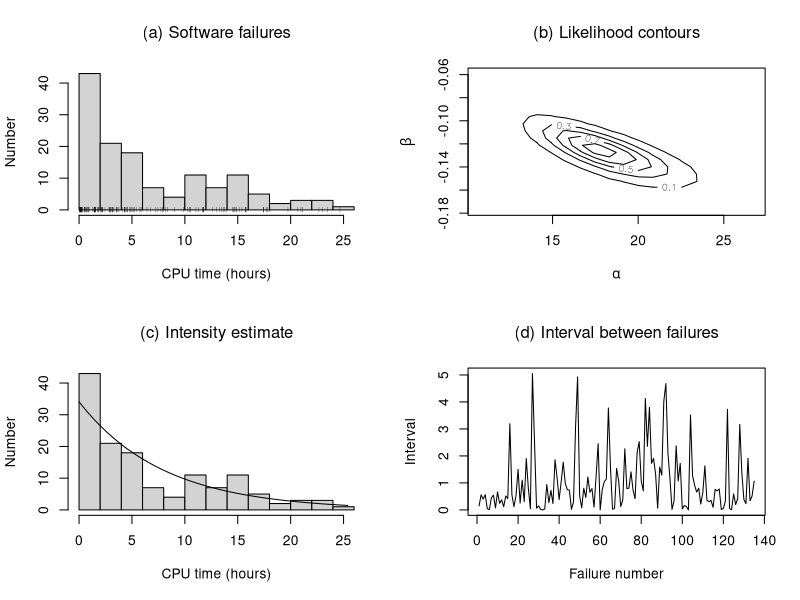

Write the R code that produced this figure.
# Example 11.9

x <- scan('software.dat')
  tt<- 25.4
  x<- x/3600
  n<- length(x)

par(mfrow=c(2,2))
hist(x,nclass=15,xlab='CPU time (hours)',ylab='Number',main='')
  points(x,rep(0,length(x)),pch='|',cex=.4,lwd=.2)
  title(expression('(a) Software failures'))

sumx<- sum(x)
fun1 <- function(alpha,beta){
        -alpha/beta*(exp(beta*tt)-1) + n*log(alpha)+ beta*sumx
        }

aa<- seq(2*n,5*n,len=20)
  bb <- seq(-4.5,-1.5,len=20)
  aa<- aa/tt; bb<- bb/tt

loglik<- outer(aa,bb,fun1)
  maxlik <- max(loglik)
  lik<- exp(loglik - maxlik)
contour(aa,bb,lik,lev=seq(.1,1,by=.2),
        xlab=expression(alpha),
        ylab=expression(beta))
title(expression('(b) Likelihood contours'))


# minimization
fn <- function(p){
   alpha<- p[1]
   beta<- p[2]
   alpha/beta*(exp(beta*tt)-1) - n*log(alpha)- beta*sumx
   }

xmin<- nlm(fn,c(20,-.14))
  a<- xmin$est[1]
  b<- xmin$est[2]

hist(x,xlab='CPU time (hours)',ylab='Number',nclass=15,main='')
  xx<- seq(0,tt,len=40)
  xy<- a* exp(b*xx)
  xy <- xy/sum(xy)/(xx[2]-xx[1])*n*2
  lines(xx,xy)
  title(expression('(c) Intensity estimate'))


# checking the Poisson assumption:
# using exponential trend result:
y<- x[-1] - x[-n]
lam<- a*exp(b*x)
yy<- lam[-n]*y
plot(yy,xlab='Failure number',ylab='Interval',type='l')
  title(expression('(d) Interval between failures'))
